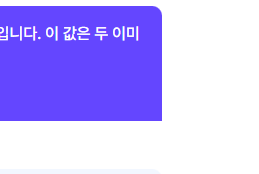
#> input picture img/temp/test.png, 259 x 174 px
$ python main.py
#> lines starting #> are read from the running program, lines starting #| are printed output that depends on the picture; after the words box and inside, x2 and y2 are one past the last pixel; in counts of white or black regions, pixels touching at a corner belong together
import os
import cv2
import imageio
import shutil
import time

def create_directory(directory):
# 디렉토리 생성 함수
    if not os.path.exists(directory):
        os.makedirs(directory)
def calculate_similarity(hist1, hist2,methods):
# 이미지 간의 유사도 비교 함수
    return cv2.compareHist(hist1, hist2, methods)

methods_list = {'CORREL': cv2.HISTCMP_CORREL, # 색조와 채도가 비슷한 이미지 높을수록 비슷
               'INTERSECT': cv2.HISTCMP_INTERSECT,  # 교차점 비율 (두 이미지가 부분적으로 겹치는 경우) 높을수록 비슷
               'CHISQR':cv2.HISTCMP_CHISQR,  # 카이제곱 통계량 낮을수록 비슷 (히스토그램 분포의 차이를 나타내므로, 두 이미지의 히스토그램이 서로 유사한 경우)
               'BHATTACHARYYA':cv2.HISTCMP_BHATTACHARYYA} # 바타차르야 거리 (비슷한 특성) 낮을 수록 비슷

# 나중에 추가
methods = ''
# methods = methods_list['BHATTACHARYYA']

bf_path = os.getcwd()+'/img/bf_img/' # 현재 디렉토리 내 모든 PNG 파일 경로 리스트
af_path = os.getcwd()+"/img/af_img/" # temp 폴더 생성
temp_path = os.getcwd()+"/img/temp/" # temp 폴더 생성

# 디렉토리 생성
create_directory(temp_path)
create_directory(bf_path)
create_directory(af_path+"img")
create_directory(af_path+"same")
create_directory(af_path+"gif")

# 이미지 temp folder copy
for file_name in os.listdir(bf_path):
    file_path = os.path.join(bf_path, file_name)
    if os.path.isfile(file_path):
        shutil.copy(file_path, os.path.join(temp_path, file_name))

path = temp_path
png_files = [os.path.join(path, file) for file in os.listdir(path) if file.endswith('.png')]

imgs = {}
hists = []
# 이미지 로드 및 히스토그램 계산
for file_path in png_files:
    img = cv2.imread(file_path)
#> img is the input picture: shape (174, 259, 3); mean B, G, R 255, 181, 192.9
    imgs[file_path] = img
    # HSV 색변환
    hsv = cv2.cvtColor(img, cv2.COLOR_BGR2HSV) # 색상 정보가 필요할 경우
#> hsv: shape (174, 259, 3); mean H, S, V 53.2, 74.3, 255
    # hsv = cv2.cvtColor(img, cv2.COLOR_BGR2GRAY)  # 색상 정보가 필요없을 경우
    # calcHist (히스토그램 계산 함수)사용 / 이미지 색상(hue),채도(saturation) 2차원 히스토그램 계산
    hist = cv2.calcHist([hsv], [0, 1], None, [180, 256], [0, 180, 0, 256]) # 0번(h)은 0 ~ 180 사이, 1번(s)은 0 ~ 255 사이
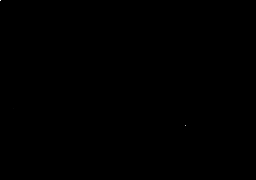
#> hist: shape (180, 256) float32; min 0, max 25782, mean 1; drawn with min black and max white
    cv2.normalize(hist, hist, 0, 1, cv2.NORM_MINMAX) # 정규화 OpenCV의 normalize 함수 사용
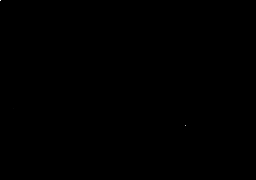
#> hist: shape (180, 256) float32; 0.39% of pixels changed, all inside (x1, y1, x2, y2) = (0, 0, 186, 151)
    hists.append(hist)

similarity_threshold = 0.90
image_groups = []
# 유사한 이미지 그룹 찾기
for i, hist1 in enumerate(hists):
    similar_images = [i]  # 자기 자신을 포함한 그룹
    for j, hist2 in enumerate(hists):
        if methods:
            if i != j and calculate_similarity(hist1, hist2,methods_list['CORREL']) >= similarity_threshold \
                      and calculate_similarity(hist1, hist2,methods) >= similarity_threshold:
                similar_images.append(j)
        else:
            if i != j and calculate_similarity(hist1, hist2,methods_list['CORREL']) >= similarity_threshold:
                similar_images.append(j)
    image_groups.append(similar_images)
#> this loop made 1 pass
#> after the loop, image_groups = [[0]]


unique_image_groups = []
# 중복 제거한 유일한 그룹 찾기
for group in image_groups:
    unique_group = list(set(group))
    if unique_group not in unique_image_groups:
        unique_image_groups.append(unique_group)
#> this loop made 1 pass
#> (group, unique_group) on pass 1: ([0], [0])
#> after the loop, unique_image_groups = [[0]]
# 비슷한 이미지 idx 리스트
print(unique_image_groups)
#| [[0]]

# 그룹별로 이미지 크기를 동일하게 맞추고 GIF 생성
for idx, same_imgs in enumerate(unique_image_groups):
    if len(same_imgs) > 1:
        # Group 폴더 생성
        group_directory = os.path.join(path, '../af_img/same')
        create_directory(group_directory)
        # print(same_imgs)
        # 해당 그룹에 속하는 이미지들을 same 폴더로 이동
        for img_idx in same_imgs:
            # time.sleep(2)
            img_path = png_files[img_idx]
            img_name = os.path.basename(img_path)
            target_path = os.path.join(group_directory, img_name)
            # print('img_path : ',img_path)
            # print('target_path : ', target_path)
            shutil.move(img_path, target_path)

        output_gif_path = os.path.join(path, '../af_img/gif', f'similar_images_group_{idx}.gif')
        create_directory(os.path.dirname(output_gif_path))
        images_for_gif = []

        # 해당 그룹에 속하는 이미지들의 크기 중 최대 크기를 구함
        max_width, max_height = 0, 0
        for img_idx in same_imgs:
            img = imgs[png_files[img_idx]]
            max_width = max(max_width, img.shape[1])
            max_height = max(max_height, img.shape[0])

        # 모든 이미지를 최대 크기로 조정하여 images_for_gif에 추가
        for img_idx in same_imgs:
            img = imgs[png_files[img_idx]]
            resized_img = cv2.resize(img, (max_width, max_height))
            rgb_img = cv2.cvtColor(resized_img, cv2.COLOR_BGR2RGB)
            images_for_gif.append(rgb_img)

        # GIF 파일 생성
        imageio.mimsave(output_gif_path, images_for_gif, duration=0.2)
        print(f"Similar images GIF {idx+1} created successfully.")
#> this loop made 1 pass

# 이미지 파일을 img 폴더로 이동
img_directory = os.path.join(path, '../af_img/img')
create_directory(img_directory)

for file in os.listdir(path):
    if file.endswith('.png') and os.path.join(path, file) not in [os.path.join(path, '../af_img/same', img) for img in os.listdir(os.path.join(path, '../af_img/same'))]:
        img_path = os.path.join(path, file)
        target_path = os.path.join(img_directory, file)
        shutil.move(img_path, target_path)

shutil.rmtree(path)

print("Files moved successfully.")
